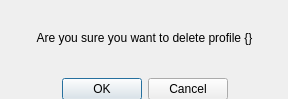
<?xml version="1.0" encoding="UTF-8"?>
<ui version="4.0">
 <class>ConfirmDeleteDialog</class>
 <widget class="QDialog" name="ConfirmDeleteDialog">
  <property name="geometry">
   <rect>
    <x>0</x>
    <y>0</y>
    <width>288</width>
    <height>99</height>
   </rect>
  </property>
  <property name="windowTitle">
   <string>Dialog</string>
  </property>
  <widget class="QWidget" name="verticalLayoutWidget">
   <property name="geometry">
    <rect>
     <x>-1</x>
     <y>-1</y>
     <width>291</width>
     <height>101</height>
    </rect>
   </property>
   <layout class="QVBoxLayout" name="verticalLayout">
    <property name="spacing">
     <number>2</number>
    </property>
    <item>
     <widget class="QLabel" name="confirmLabel">
      <property name="text">
       <string>Are you sure you want to delete profile {}</string>
      </property>
      <property name="alignment">
       <set>Qt::AlignCenter</set>
      </property>
     </widget>
    </item>
    <item>
     <widget class="QDialogButtonBox" name="confirmButtonBox">
      <property name="standardButtons">
       <set>QDialogButtonBox::Cancel|QDialogButtonBox::Ok</set>
      </property>
      <property name="centerButtons">
       <bool>true</bool>
      </property>
     </widget>
    </item>
   </layout>
  </widget>
 </widget>
 <resources/>
 <connections/>
</ui>
